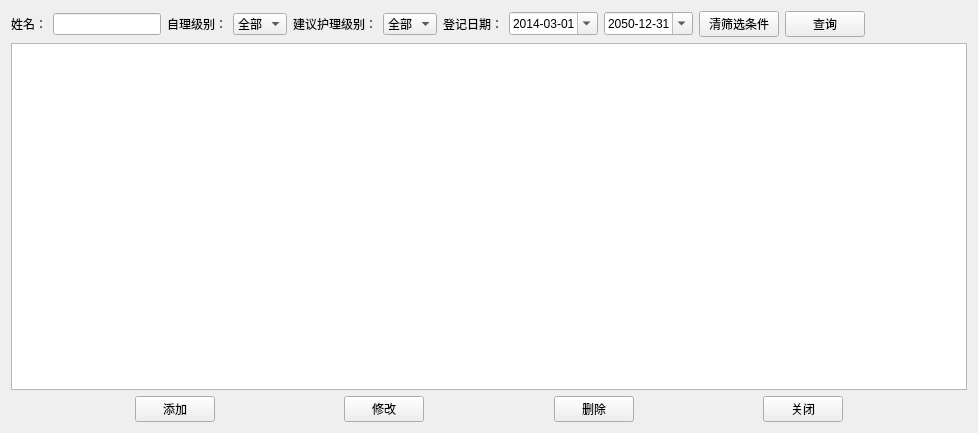
<?xml version="1.0" encoding="UTF-8"?>
<ui version="4.0">
 <class>HealthAssess</class>
 <widget class="QWidget" name="HealthAssess">
  <property name="geometry">
   <rect>
    <x>0</x>
    <y>0</y>
    <width>978</width>
    <height>433</height>
   </rect>
  </property>
  <property name="windowTitle">
   <string>Form</string>
  </property>
  <layout class="QGridLayout" name="gridLayout">
   <item row="0" column="0">
    <layout class="QVBoxLayout" name="verticalLayout">
     <item>
      <layout class="QHBoxLayout" name="horizontalLayout_2">
       <item>
        <layout class="QHBoxLayout" name="horizontalLayout">
         <item>
          <widget class="QLabel" name="label">
           <property name="text">
            <string>姓名：</string>
           </property>
          </widget>
         </item>
         <item>
          <widget class="QLineEdit" name="lineEdit_name">
           <property name="sizePolicy">
            <sizepolicy hsizetype="Fixed" vsizetype="Fixed">
             <horstretch>0</horstretch>
             <verstretch>0</verstretch>
            </sizepolicy>
           </property>
          </widget>
         </item>
         <item>
          <widget class="QLabel" name="label_3">
           <property name="text">
            <string>自理级别：</string>
           </property>
          </widget>
         </item>
         <item>
          <widget class="QComboBox" name="comboBox_selfNurse">
           <item>
            <property name="text">
             <string>全部</string>
            </property>
           </item>
          </widget>
         </item>
         <item>
          <widget class="QLabel" name="label_4">
           <property name="text">
            <string>建议护理级别：</string>
           </property>
          </widget>
         </item>
         <item>
          <widget class="QComboBox" name="comboBox_nurseSuggestion">
           <item>
            <property name="text">
             <string>全部</string>
            </property>
           </item>
          </widget>
         </item>
         <item>
          <widget class="QLabel" name="label_5">
           <property name="sizePolicy">
            <sizepolicy hsizetype="Fixed" vsizetype="Fixed">
             <horstretch>0</horstretch>
             <verstretch>0</verstretch>
            </sizepolicy>
           </property>
           <property name="text">
            <string>登记日期：</string>
           </property>
          </widget>
         </item>
         <item>
          <widget class="QDateEdit" name="dateEdit_start">
           <property name="sizePolicy">
            <sizepolicy hsizetype="Fixed" vsizetype="Fixed">
             <horstretch>0</horstretch>
             <verstretch>0</verstretch>
            </sizepolicy>
           </property>
           <property name="dateTime">
            <datetime>
             <hour>0</hour>
             <minute>0</minute>
             <second>0</second>
             <year>2014</year>
             <month>3</month>
             <day>1</day>
            </datetime>
           </property>
           <property name="maximumDateTime">
            <datetime>
             <hour>23</hour>
             <minute>59</minute>
             <second>59</second>
             <year>2050</year>
             <month>12</month>
             <day>31</day>
            </datetime>
           </property>
           <property name="minimumDateTime">
            <datetime>
             <hour>0</hour>
             <minute>0</minute>
             <second>0</second>
             <year>2014</year>
             <month>3</month>
             <day>1</day>
            </datetime>
           </property>
           <property name="displayFormat">
            <string>yyyy-MM-dd</string>
           </property>
           <property name="calendarPopup">
            <bool>true</bool>
           </property>
          </widget>
         </item>
         <item>
          <widget class="QDateEdit" name="dateEdit_end">
           <property name="sizePolicy">
            <sizepolicy hsizetype="Fixed" vsizetype="Fixed">
             <horstretch>0</horstretch>
             <verstretch>0</verstretch>
            </sizepolicy>
           </property>
           <property name="dateTime">
            <datetime>
             <hour>0</hour>
             <minute>0</minute>
             <second>0</second>
             <year>2050</year>
             <month>12</month>
             <day>31</day>
            </datetime>
           </property>
           <property name="maximumDateTime">
            <datetime>
             <hour>23</hour>
             <minute>59</minute>
             <second>59</second>
             <year>2050</year>
             <month>12</month>
             <day>31</day>
            </datetime>
           </property>
           <property name="minimumDateTime">
            <datetime>
             <hour>0</hour>
             <minute>0</minute>
             <second>0</second>
             <year>2014</year>
             <month>3</month>
             <day>1</day>
            </datetime>
           </property>
           <property name="displayFormat">
            <string>yyyy-MM-dd</string>
           </property>
           <property name="calendarPopup">
            <bool>true</bool>
           </property>
          </widget>
         </item>
         <item>
          <widget class="QPushButton" name="btn_clear">
           <property name="text">
            <string>清筛选条件</string>
           </property>
          </widget>
         </item>
         <item>
          <widget class="QPushButton" name="btn_search">
           <property name="text">
            <string>查询</string>
           </property>
          </widget>
         </item>
        </layout>
       </item>
       <item>
        <spacer name="horizontalSpacer_7">
         <property name="orientation">
          <enum>Qt::Horizontal</enum>
         </property>
         <property name="sizeHint" stdset="0">
          <size>
           <width>40</width>
           <height>20</height>
          </size>
         </property>
        </spacer>
       </item>
      </layout>
     </item>
     <item>
      <widget class="QTableView" name="tableView"/>
     </item>
     <item>
      <layout class="QHBoxLayout" name="horizontalLayout_5">
       <item>
        <spacer name="horizontalSpacer">
         <property name="orientation">
          <enum>Qt::Horizontal</enum>
         </property>
         <property name="sizeHint" stdset="0">
          <size>
           <width>40</width>
           <height>20</height>
          </size>
         </property>
        </spacer>
       </item>
       <item>
        <widget class="QPushButton" name="btn_add">
         <property name="text">
          <string>添加</string>
         </property>
        </widget>
       </item>
       <item>
        <spacer name="horizontalSpacer_2">
         <property name="orientation">
          <enum>Qt::Horizontal</enum>
         </property>
         <property name="sizeHint" stdset="0">
          <size>
           <width>40</width>
           <height>20</height>
          </size>
         </property>
        </spacer>
       </item>
       <item>
        <widget class="QPushButton" name="btn_change">
         <property name="text">
          <string>修改</string>
         </property>
        </widget>
       </item>
       <item>
        <spacer name="horizontalSpacer_3">
         <property name="orientation">
          <enum>Qt::Horizontal</enum>
         </property>
         <property name="sizeHint" stdset="0">
          <size>
           <width>40</width>
           <height>20</height>
          </size>
         </property>
        </spacer>
       </item>
       <item>
        <widget class="QPushButton" name="btn_delete">
         <property name="text">
          <string>删除</string>
         </property>
        </widget>
       </item>
       <item>
        <spacer name="horizontalSpacer_4">
         <property name="orientation">
          <enum>Qt::Horizontal</enum>
         </property>
         <property name="sizeHint" stdset="0">
          <size>
           <width>40</width>
           <height>20</height>
          </size>
         </property>
        </spacer>
       </item>
       <item>
        <widget class="QPushButton" name="btn_close">
         <property name="text">
          <string>关闭</string>
         </property>
        </widget>
       </item>
       <item>
        <spacer name="horizontalSpacer_5">
         <property name="orientation">
          <enum>Qt::Horizontal</enum>
         </property>
         <property name="sizeHint" stdset="0">
          <size>
           <width>40</width>
           <height>20</height>
          </size>
         </property>
        </spacer>
       </item>
      </layout>
     </item>
    </layout>
   </item>
  </layout>
 </widget>
 <resources/>
 <connections/>
</ui>
